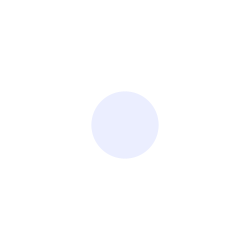
Frame 1 (no input)
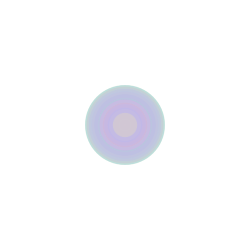
Frame 60 (the mouse pressed at the canvas centre just before this capture)
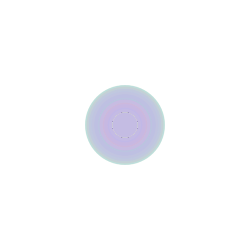
Frame 120 (the mouse held since frame 60 and released just before this capture)

The Processing sketch that drew these frames (run headless with seeded random() and noise(); from frame 60 on, the mouse is pressed at the canvas centre):

// Processing sketch: processing_106382
// ── processing_106382.pde

int counter;

void setup() {  //setup function called initially, only once
  size(250, 250);
  background(255);  //set background white
  colorMode(HSB);   //set colors to Hue, Saturation, Brightness mode
  counter = 0;
}

void draw() {  //draw function loops 
  counter++;
  noStroke();
  fill(random(255),100,255,50);
  
  if(mousePressed == true) { //add some interaction
    ellipse(mouseX, mouseY, 25, 25);
  }
  else {
    ellipse(width/2, height/2, 80*sin(counter), 80*sin(counter));
  }
}
